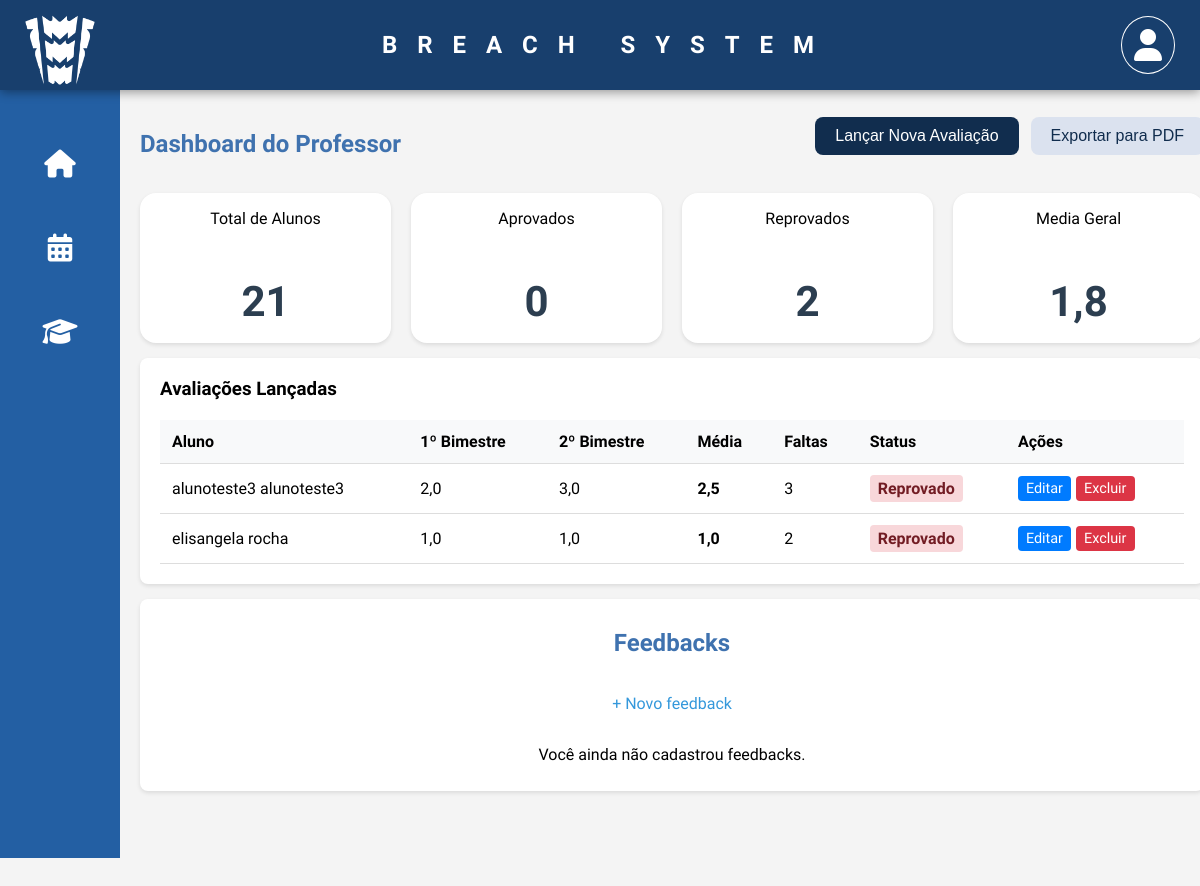
The page /dashboard/professor/ (signed in) on the database its author committed.
### alunos/models.py (models this page shows, shortened)
class Avaliacao(models.Model):
    aluno = models.ForeignKey(Aluno, on_delete=models.CASCADE)
    professor = models.ForeignKey(Professor, on_delete=models.CASCADE)
    nota_b1 = models.FloatField()
    nota_b2 = models.FloatField()
    faltas = models.PositiveIntegerField(default=0)
    STATUS_CHOICES = [
        ('Aprovado', 'Aprovado'),
        ('Reprovado', 'Reprovado'),
    ]
    status = models.CharField(max_length=20, choices=STATUS_CHOICES, blank=True)
    @property
    def media(self):
        return round((self.nota_b1 + self.nota_b2) / 2, 2)

class Aluno(models.Model):
    user = models.OneToOneField(User, on_delete=models.CASCADE)
    matricula = models.CharField(
    max_length=20,
    unique=True,
    error_messages={
        'unique': "Matrícula já cadastrada. Use uma diferente."
    }
)

### alunos/views.py (the view)
# urls.py: path('dashboard/professor/', views.dashboard_professor, name='dashboard_professor'),
@login_required
def dashboard_professor(request):
    try:
        professor = Professor.objects.get(user=request.user)
        avaliacoes = (Avaliacao.objects
                     .filter(professor=professor)
                     .select_related('aluno', 'aluno__user')
                     .order_by('aluno__user__first_name', 'aluno__user__last_name'))
        total_alunos = Aluno.objects.count()
        total_aprovados = avaliacoes.filter(status="Aprovado").count()
        total_reprovados = avaliacoes.filter(status="Reprovado").count()
        medias = [a.media for a in avaliacoes if a.media is not None]
        media_geral = round(sum(medias) / len(medias), 1) if medias else 0
        alunos = Aluno.objects.select_related("user").all().order_by("user__first_name", "user__last_name")
        return render(request, 'alunos/dashboard_professor.html',
               {'avaliacoes': avaliacoes,
                'total_alunos': total_alunos,
                'total_aprovados': total_aprovados,
                'total_reprovados': total_reprovados,
                'media_geral': media_geral,
                'alunos' : alunos})
    except Professor.DoesNotExist:
        return redirect('home')

### alunos/templates/alunos/dashboard_professor.html (shortened to what this page needs)
avaliacoes-section{% extends 'base_professor.html' %}
{% block content %}
<div class="dashboard-container">
    <div class="dashboard-actions">
        <div>
            <h2>Dashboard do Professor</h2>
        </div>
        <div>
            <form action="{% url 'lancar_avaliacao' %}" method="get">
                <button type="submit" class="btn-primary">Lançar Nova Avaliação</button>
            </form>
            {% if avaliacoes %}
            <form action="{% url 'exportar_pdf' %}" method="get">
                <button type="submit" class="btn-secondary">Exportar para PDF</button>
            </form>
            {% endif %}
        </div>
    </div>
    {% if avaliacoes %}
    <div class="infos">
        <div class="card">
            <p>Total de Alunos</p>
            <h1>{{ total_alunos }}</h1>
        </div>
        <div class="card">
            <p>Aprovados</p>
            <h1>{{ total_aprovados }}</h1>
        </div>
        <div class="card">
            <p>Reprovados</p>
            <h1>{{ total_reprovados }}</h1>
        </div>
        <div class="card">
            <p>Media Geral</p>
            <h1>{{ media_geral }}</h1>
        </div>
    </div>
    <div class="avaliacoes-section">
        <h3>Avaliações Lançadas</h3>
            <table class="table">
                <thead>
                    <tr>
                        <th>Aluno</th>
                        <th>1º Bimestre</th>
                        <th>2º Bimestre</th>
                        <th>Média</th>
                        <th>Faltas</th>
                        <th>Status</th>
                        <th>Ações</th>
                    </tr>
                </thead>
                <tbody>
                    {% for avaliacao in avaliacoes %}
                        <tr>
                            <td>{{ avaliacao.aluno.user.get_full_name }}</td>
                            <td>{{ avaliacao.nota_b1|default:"-" }}</td>
                            <td>{{ avaliacao.nota_b2|default:"-" }}</td>
                            <td><strong>{{ avaliacao.media|default:"-" }}</strong></td>
                            <td>{{ avaliacao.faltas|default:"0" }}</td>
                            <td>
                                <span class="status-badge {% if avaliacao.status == 'Aprovado' %}status-aprovado{% elif avaliacao.status == 'Reprovado' %}status-reprovado{% else %}status-pendente{% endif %}">
                                    {{ avaliacao.status|default:"Pendente" }}
                                </span>
                            </td>
                            <td class="action-buttons">
                                <a href="{% url 'editar_avaliacao' avaliacao.id %}" class="btn-edit">Editar</a>
                                <a href="{% url 'excluir_avaliacao' avaliacao.id %}" class="btn-delete">Excluir</a>
                            </td>
                        </tr>
                    {% endfor %}
                </tbody>
            </table>
        {% else %}
            <div class="alert alert-info">
                <p>Nenhuma avaliação registrada ainda.</p>
            </div>
        {% endif %}
    </div>
<div class="feedBack">
  <h2>Feedbacks</h2>
  <div class="feedbackLabel"><p><a href="{% url 'feedback-create' %}">+ Novo feedback</a></p>
  {% if feedbacks %}
    <ul>
      {% for fb in feedbacks %}
        <li style="margin-bottom:12px;">
          <div><strong>Aluno:</strong>
            {{ fb.aluno.user.get_full_name|default:fb.aluno.user.username }}
          </div>
          <div><small>{{ fb.criado_em|date:"d/m/Y H:i" }}</small></div>
          <div>{{ fb.texto }}</div>
        </li>
      {% endfor %}
    </ul>
  {% else %}
    <p>Você ainda não cadastrou feedbacks.</p>
  {% endif %}
  </div>
</div>
</div>
{% endblock %}

### alunos/static/css/style.css (style rules this page uses)
h1, h2 { color: #2c3e50; margin-bottom: 20px; text-align: center; }
form { max-width: 600px; }
button { background-color: #3498db; color: white; padding: 10px 20px; border: none; border-radius: 4px; cursor: pointer; font-size: 16px; transition: background-color 0.3s; }
table { width: 100%; border-collapse: collapse; margin-top: 20px; }
th, td { padding: 12px; text-align: left; border-bottom: 1px solid #ddd; }
th { background-color: #f8f9fa; font-weight: bold; }
a { color: #3498db; text-decoration: none; }
.btn-edit { background-color: #3498db; color: white; padding: 5px 10px; border-radius: 4px; text-decoration: none; }
.btn-delete { background-color: #e74c3c; color: white; padding: 5px 10px; border-radius: 4px; text-decoration: none; }
.btn-secondary { display: inline-block; padding: 10px 20px; background-color: #F9F7F7; color: #112D4E; text-decoration: none; border-radius: 4px; transition: background-color 0.3s; font-weight: bold; }

### alunos/templates/alunos/dashboard_professor.html (style rules this page uses)
.feedbackLabel { display:flex; flex-direction: column; align-items: center; justify-content: center; border-radius: 32px; padding: 1px }
.status-badge { padding: 4px 8px; border-radius: 4px; font-weight: bold; }
.status-reprovado { background-color: #f8d7da; color: #721c24; }
.action-buttons { display: flex; gap: 5px; }
.btn-edit, .btn-delete { padding: 4px 8px; border-radius: 4px; text-decoration: none; font-size: 0.9em; }
.btn-edit { background-color: #007bff; color: white; }
.btn-delete { background-color: #dc3545; color: white; }

### rows shown on the page
Avaliacao: aluno.user.get_full_name "alunoteste3 alunoteste3", nota_b1 "2,0", nota_b2 "3,0", media "2,5", faltas "3", status "Reprovado"
Avaliacao: aluno.user.get_full_name "elisangela rocha", nota_b1 "1,0", nota_b2 "1,0", media "1,0", faltas "2", status "Reprovado"

### other values the page prints
{{ total_alunos }} "21"
{{ total_aprovados }} "0"
{{ total_reprovados }} "2"
{{ media_geral }} "1,8"
